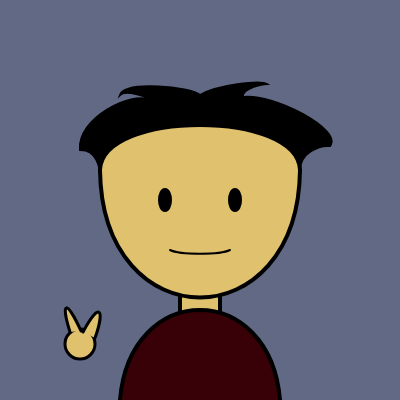
Frame 1 (no input)
Frame 60 (no input): identical to frame 1, image omitted
Frame 120 (the mouse pressed at the canvas centre since frame 60): identical to frame 1, image omitted

The p5.js sketch that drew this single still picture (run headless with seeded random() and noise() and a simulated clock; from frame 60 on, the mouse is pressed at the canvas centre):

// p5.js sketch
// ── sketch.js
function setup() {
  //BACKGROUND//
  createCanvas(400, 400)
  background(98, 105, 133)
  //BODY//
  strokeWeight(4)
  rectMode(CORNERS)
  fill(224, 194, 110)
  rect(180,290,
    220,320)
  fill(56, 1, 7)
  bezier(120,400,
    130,280,
    270,280,
    280,400
  )
  //HEAD//
  fill(224, 194, 110)
  strokeWeight(4);
  bezier(100,170,
    102,340,
    298,340,
    300,170)
  bezier(100,170,
    102,110,
    298,110,
    300,170)
  //EYES//
  fill(0,0,0)
  ellipse(165,200,10,20)
  ellipse(235,200,10,20)
  //MOUTH//
  noFill();
  strokeWeight(2)
  bezier(170,250,
    180,255,
    220,255,
    230,250)
  //HAIR//
  fill(0,0,0)
  beginShape()
  vertex(100,170)
  bezierVertex(
    95,150,
    85,150,
    80,150)
  bezierVertex(
    77,118,
    132,91,
    150,100)
  bezierVertex(
    145,95,
    125,90,
    120,95
  )
  bezierVertex(
    125,80,
    191,87,
    200,95
  )
  bezierVertex(
    217,85,
    260,80,
    267,84
  )
  bezierVertex(
    255,85,
    241,91,
    243,97
  )
  bezierVertex(
    273,93,
    343,130,
    330,146
  )
  bezierVertex(
    319,145,
    300,153,
    300,170
  )
  bezierVertex(
    298,110,
    102,110,
    100,170
  )
  endShape()
  //HAND//
  fill(224, 194, 110)
  strokeWeight(3)
  circle(
    80,344,30
  )
  bezier(70,332,
    60,300,
    67,300,
    81,331)
  bezier(83,332,
    100,300,
    105,310,
    95,338)
}

function draw() {
  console.log(mouseX, mouseY)
}
